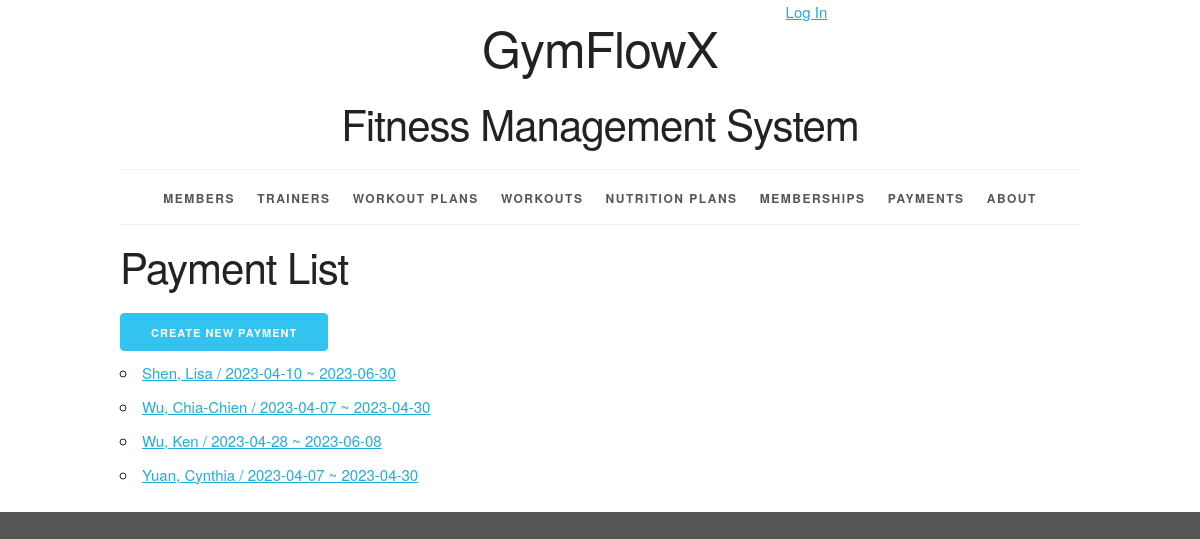
The page /payment/ on the database as committed earlier.
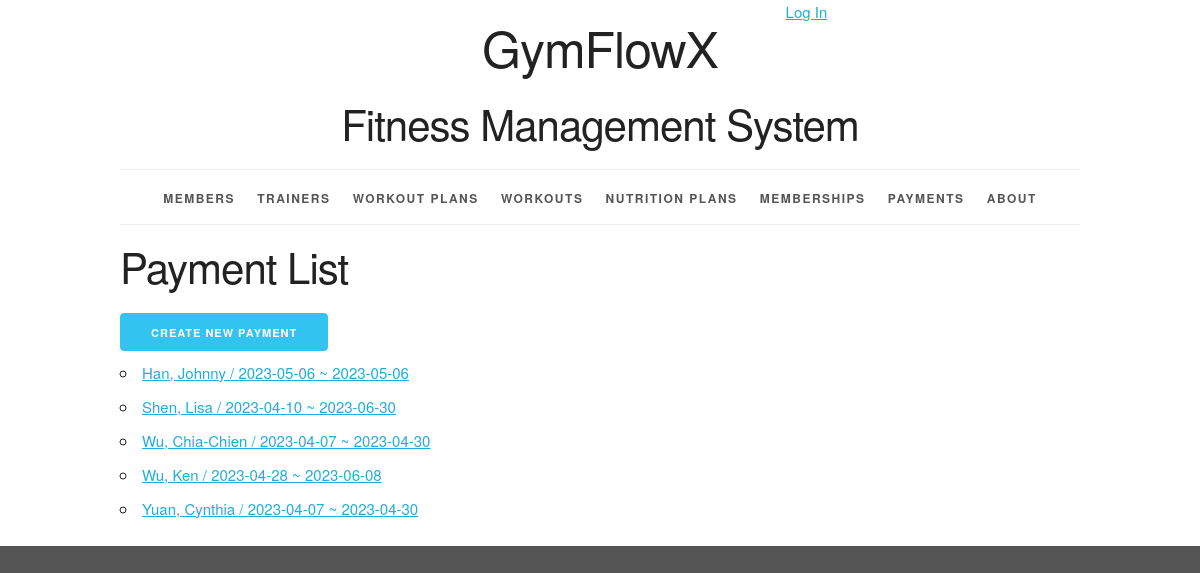
The same page on the database as committed later.
### workoutinfo/models.py (models this page shows, shortened)
class Payment(models.Model):
    PAYMENT_METHOD_CHOICES = (
        ('credit_card', 'Credit Card'),
        ('debit_card', 'Debit Card'),
        ('paypal', 'PayPal'),
        ('google_pay', 'Google Pay'),
        ('apple_pay', 'Apple Pay'),
        ('other', 'Other'),
    )
    payment_id = models.AutoField(primary_key=True)
    amount = models.DecimalField(max_digits=10, decimal_places=2, help_text='Enter the amount in USD')
    payment_method = models.CharField(max_length=20, choices=PAYMENT_METHOD_CHOICES)
    payment_date = models.DateField(auto_now_add=True)
    membership = models.ForeignKey(Membership, related_name='payments', on_delete=models.PROTECT)
    member = models.ForeignKey(Member, related_name='payments', on_delete=models.PROTECT)
    def __str__(self):
        return f"{self.member} / {self.membership.start_date} ~ {self.membership.end_date}"
    def get_absolute_url(self):
        return reverse('workoutinfo_payment_detail_urlpattern',
                       kwargs={'pk': self.pk}
                       )
    class Meta:
        ordering = ['member', 'payment_date']

class Member(models.Model):
    MALE = 'M'
    FEMALE = 'F'
    OTHER = 'O'
    GENDER_CHOICES = [
        (MALE, 'Male'),
        (FEMALE, 'Female'),
        (OTHER, 'Other'),
    ]
    member_id = models.AutoField(primary_key=True)
    first_name = models.CharField(max_length=45)
    last_name = models.CharField(max_length=45)
    disambiguator = models.CharField(max_length=45, blank=True, default='')
    gender = models.CharField(max_length=1, choices=GENDER_CHOICES)
    phone_number = models.CharField(
        max_length=15,
        validators=[RegexValidator(
            r'^\+?\d{9,15}$',
            'Enter a valid phone number.'
        )]
    )
    def __str__(self):
        if self.disambiguator == '':
            return '%s, %s' % (self.last_name, self.first_name)
        else:
            result = '%s, %s (%s)' % (self.last_name, self.first_name, self.disambiguator)
        return result
    class Meta:
        ordering = ['last_name', 'first_name', 'disambiguator']
        constraints = [
            models.UniqueConstraint(fields=['last_name', 'first_name', 'phone_number'], name='unique_member')
        ]

class Membership(models.Model):
    membership_id = models.AutoField(primary_key=True)
    start_date = models.DateField()
    end_date = models.DateField()
    member = models.ForeignKey(Member, related_name='memberships', on_delete=models.PROTECT)
    class Meta:
        ordering = ['member', 'start_date', 'end_date']
        constraints = [
            UniqueConstraint(fields=['member', 'start_date', 'end_date'], name='unique_membership')
        ]

### workoutinfo/views.py (the view)
class PaymentList(ListView):
    model = Payment

### workoutinfo/templates/workoutinfo/payment_list.html (shortened to what this page needs)
{% extends 'workoutinfo/base.html' %}
{% block content %}
    <h2>Payment List</h2>
    <div>
      <a href="{% url 'workoutinfo_payment_create_urlpattern' %}"
      class="button button-primary">
        Create New Payment</a>
    </div>
    <ul>
        {% for payment in payment_list %}
            <li>
                <a href="{{ payment.get_absolute_url }}">{{ payment }}</a>
            </li>
        {% empty %}
            <li><em>There are currently no payments available.</em></li>
        {% endfor %}
    </ul>
{% endblock %}

Rows that differ between the two databases and show on the page:
added Payment: member+membership "Han, Johnny / 2023-05-06 ~ 2023-05-06"
